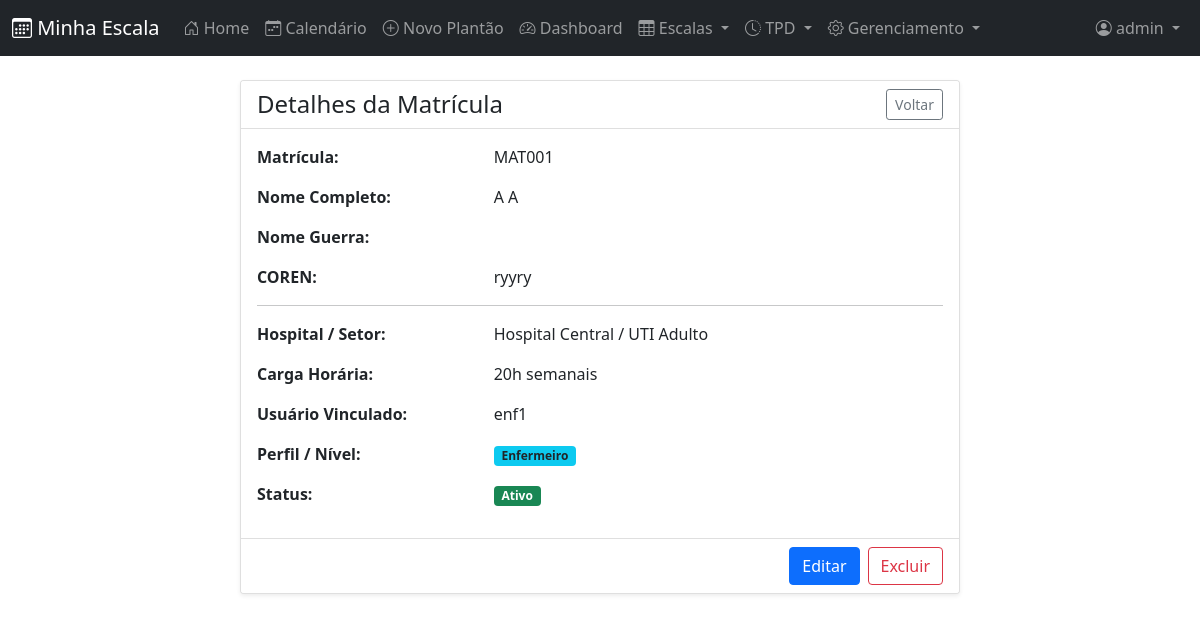
The page /matriculas/6/ (signed in) on the database its author committed.
### cal/models.py (models this page shows, shortened)
class Matricula(models.Model):
    user = models.OneToOneField(
        User,
        on_delete=models.CASCADE,
        related_name="matricula",
        null=True,
        blank=True
    )
    perfil = models.ForeignKey(PerfilUsuario, on_delete=models.SET_NULL, null=True, blank=True, related_name='matriculas_vinculadas')
    nome_completo = models.CharField(max_length=200)
    nome_exibicao = models.CharField(max_length=50, verbose_name="Nome de Exibição", default="")
    matricula = models.CharField(max_length=30, unique=True)
    coren = models.CharField(max_length=30, blank=True, null=True)
    hospital = models.ForeignKey(
        Hospital,
        on_delete=models.PROTECT,
        related_name="profissionais"
    )
    setor = models.ForeignKey(
        Setor,
        on_delete=models.PROTECT,
        related_name="profissionais",
        null=True,
        blank=True
    )
    especialidade = models.ForeignKey(
        Especialidade,
        on_delete=models.SET_NULL,
        related_name="profissionais",
        null=True,
        blank=True
    )
    carga_horaria_semanal = models.PositiveIntegerField(default=40)
    ativo = models.BooleanField(default=True)
    class Meta:
        ordering = ["nome_exibicao"]

class PerfilUsuario(models.Model):
    TIPO_USUARIO_CHOICES = [
        ('ADMIN', 'Administrador'),
        ('ESCALANTE', 'Escalante'),
        ('ENFERMEIRO', 'Enfermeiro'),
    ]
    user = models.OneToOneField(User, on_delete=models.CASCADE, related_name='cal_perfil')
    tipo = models.CharField(max_length=20, choices=TIPO_USUARIO_CHOICES, default='ENFERMEIRO')

### core/models.py (models this page shows, shortened)
class Hospital(models.Model):
    nome = models.CharField(max_length=150, unique=True)
    sigla = models.CharField(max_length=20, blank=True, null=True)

class Setor(models.Model):
    nome = models.CharField(max_length=100)
    hospital = models.ForeignKey(
        Hospital,
        on_delete=models.CASCADE,
        related_name="setores"
    )
    class Meta:
        unique_together = ("nome", "hospital")

### cal/views/matricula_views.py (the view)
# urls.py: path('matriculas/<int:pk>/', matricula_views.matricula_detail, name='matricula_detail'),
@login_required
def matricula_detail(request, pk):
    exige_escalante_ou_admin(request.user)
    matricula = get_object_or_404(Matricula, pk=pk)
    if is_escalante(request.user):
        user_matricula = get_matricula(request.user)
        if not user_matricula or matricula.hospital != user_matricula.hospital or matricula.setor != user_matricula.setor:
            raise PermissionDenied
    return render(request, 'cal/matricula/detail.html', {'matricula': matricula})

### cal/permissions.py (called while the page is built)
def get_perfil(user):
    return getattr(user, 'cal_perfil', None)

def is_admin(user):
    perfil = get_perfil(user)
    return user.is_staff or (perfil is not None and perfil.tipo == 'ADMIN')

def is_escalante(user):
    perfil = get_perfil(user)
    return perfil is not None and perfil.tipo == 'ESCALANTE'

def is_escalante_ou_admin(user):
    return is_admin(user) or is_escalante(user)

def exige_escalante_ou_admin(user):
    if not is_escalante_ou_admin(user):
        raise PermissionDenied

### templates/cal/matricula/detail.html
{% extends 'base.html' %}
{% block content %}
<div class="container mt-4">
    <div class="row justify-content-center">
        <div class="col-md-8">
            <div class="card shadow-sm">
                <div class="card-header bg-white d-flex justify-content-between align-items-center">
                    <h4 class="mb-0">Detalhes da Matrícula</h4>
                    <a href="{% url 'cal:matricula_list' %}" class="btn btn-sm btn-outline-secondary">Voltar</a>
                </div>
                <div class="card-body">
                    <div class="row mb-3">
                        <div class="col-sm-4 fw-bold">Matrícula:</div>
                        <div class="col-sm-8">{{ matricula.matricula }}</div>
                    </div>
                    <div class="row mb-3">
                        <div class="col-sm-4 fw-bold">Nome Completo:</div>
                        <div class="col-sm-8">{{ matricula.nome_completo }}</div>
                    </div>
                    <div class="row mb-3">
                        <div class="col-sm-4 fw-bold">Nome Guerra:</div>
                        <div class="col-sm-8">{{ matricula.nome_guerra }}</div>
                    </div>
                    <div class="row mb-3">
                        <div class="col-sm-4 fw-bold">COREN:</div>
                        <div class="col-sm-8">{{ matricula.coren|default:"-" }}</div>
                    </div>
                    <hr>
                    <div class="row mb-3">
                        <div class="col-sm-4 fw-bold">Hospital / Setor:</div>
                        <div class="col-sm-8">{{ matricula.hospital.nome }} / {{ matricula.setor.nome }}</div>
                    </div>
                    <div class="row mb-3">
                        <div class="col-sm-4 fw-bold">Carga Horária:</div>
                        <div class="col-sm-8">{{ matricula.carga_horaria_semanal }}h semanais</div>
                    </div>
                    <div class="row mb-3">
                        <div class="col-sm-4 fw-bold">Usuário Vinculado:</div>
                        <div class="col-sm-8">{{ matricula.user.username|default:"Nenhum" }}</div>
                    </div>
                    <div class="row mb-3">
                        <div class="col-sm-4 fw-bold">Perfil / Nível:</div>
                        <div class="col-sm-8">
                            {% if matricula.perfil %}
                                <span class="badge bg-info text-dark">{{ matricula.perfil.get_tipo_display }}</span>
                            {% else %}
                                <span class="badge bg-secondary">Não definido</span>
                            {% endif %}
                        </div>
                    </div>
                    <div class="row mb-3">
                        <div class="col-sm-4 fw-bold">Status:</div>
                        <div class="col-sm-8">
                            {% if matricula.ativo %}
                                <span class="badge bg-success">Ativo</span>
                            {% else %}
                                <span class="badge bg-danger">Inativo</span>
                            {% endif %}
                        </div>
                    </div>
                </div>
                <div class="card-footer bg-white d-flex justify-content-end">
                    <a href="{% url 'cal:matricula_update' matricula.pk %}" class="btn btn-primary me-2">Editar</a>
                    <a href="{% url 'cal:matricula_delete' matricula.pk %}" class="btn btn-outline-danger">Excluir</a>
                </div>
            </div>
        </div>
    </div>
</div>
{% endblock %}

### templates/navbar.html (shortened to what this page needs)
<nav class="navbar navbar-expand-md navbar-dark bg-dark">
    <div class="container-fluid">
        <a class="navbar-brand" href="{% url 'cal:home' %}"><i class="bi bi-calendar3"></i> Minha Escala</a>
        <div class="offcanvas offcanvas-end bg-dark text-white" tabindex="-1" id="offcanvasNavbar">
            <div class="offcanvas-body">
                <div class="navbar-nav me-auto">
                    <a class="nav-link" href="{% url 'cal:home' %}"><i class="bi bi-house-door"></i> Home</a>
                    {% if user.is_authenticated %}
                    <a class="nav-link" href="{% url 'cal:calendar' %}"><i class="bi bi-calendar-week"></i> Calendário</a>
                    <a class="nav-link" href="{% url 'cal:event_new' %}"><i class="bi bi-plus-circle"></i> Novo Plantão</a>
                    <a class="nav-link" href="{% url 'cal:dashboard' %}"><i class="bi bi-speedometer2"></i> Dashboard</a>
                    <div class="nav-item dropdown">
                        <a class="nav-link dropdown-toggle" href="#" id="escalaDropdown" role="button" data-bs-toggle="dropdown" aria-expanded="false">
                            <i class="bi bi-table"></i> Escalas
                        </a>
                    </div>
                    <div class="nav-item dropdown">
                        <a class="nav-link dropdown-toggle" href="#" id="tpdDropdown" role="button" data-bs-toggle="dropdown" aria-expanded="false">
                            <i class="bi bi-clock-history"></i> TPD
                        </a>
                    </div>
                    {% if user.is_staff %}
                    <div class="nav-item dropdown">
                        <a class="nav-link dropdown-toggle" href="#" id="adminDropdown" role="button" data-bs-toggle="dropdown" aria-expanded="false">
                            <i class="bi bi-gear"></i> Gerenciamento
                        </a>
                    </div>
                    {% endif %}
                    {% endif %}
                </div>
                <div class="navbar-nav">
                    {% if user.is_authenticated %}
                        <div class="nav-item dropdown">
                            <a class="nav-link dropdown-toggle" href="#" id="navbarDropdown" role="button" data-bs-toggle="dropdown" aria-expanded="false">
                                <i class="bi bi-person-circle"></i> {{ user.username }}
                            </a>
                        </div>
                    {% else %}
                        <a class="nav-link" href="{% url 'cal:login' %}">
                            <i class="bi bi-box-arrow-in-right"></i> Login
                        </a>
                    {% endif %}
                </div>
            </div>
        </div>
    </div>
</nav>

### rows shown on the page
Matricula: matricula "MAT001", nome_completo "A A", coren "ryyry", hospital.nome "Hospital Central", setor.nome "UTI Adulto", carga_horaria_semanal "20", user.username "enf1", perfil.tipo "Enfermeiro"

### other values the page prints
{{ user.username }} "admin"
